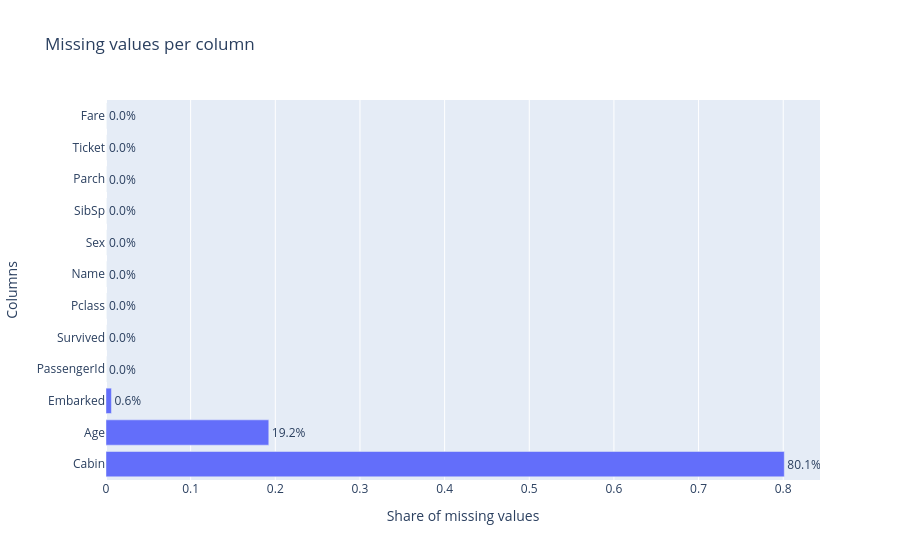

This figure's notebook cell:
### Markdown cell above
### 4.2 Missing values per column

### Code cell
ps.missingval_plot(df_titanic, normalize=True)

### Figure 1 — Plotly figure (JSON) as saved in the notebook; plotly's stock layout.template omitted (floating-point values rounded to 4 significant figures)
{"data": [{"orientation": "h", "text": ["80.1%", "19.2%", "0.6%", "0.0%", "0.0%", "0.0%", "0.0%", "0.0%", "0.0%", "0.0%", "0.0%", "0.0%"], "textposition": "outside", "type": "bar", "x": [0.8013, 0.1923, 0.00641, 0.0, 0.0, 0.0, 0.0, 0.0, 0.0, 0.0, 0.0, 0.0], "y": ["Cabin", "Age", "Embarked", "PassengerId", "Survived", "Pclass", "Name", "Sex", "SibSp", "Parch", "Ticket", "Fare"]}], "layout": {"title": {"text": "Missing values per column"}, "xaxis": {"title": {"text": "Share of missing values"}}, "yaxis": {"title": {"text": "Columns"}}}}
